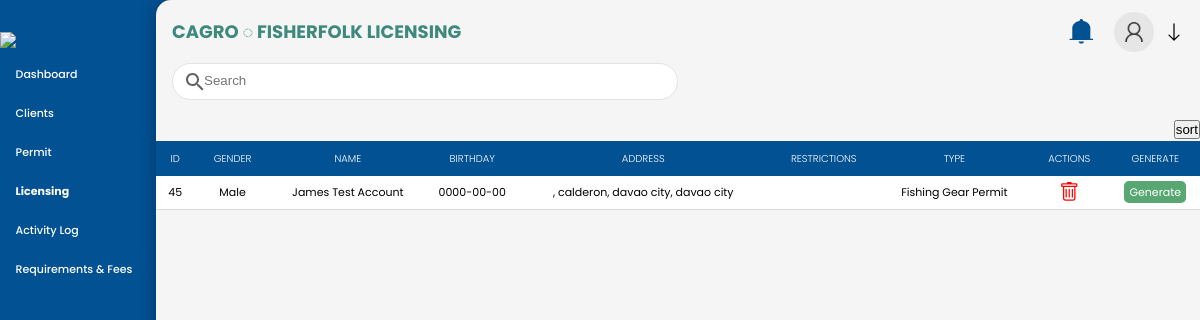
The page /admin/licensing.php (signed in) on the database its author committed.
### tables this page shows
CREATE TABLE `licensing` (
  `client_id` int(11) NOT NULL,
  `client_gender` varchar(255) DEFAULT NULL,
  `client_fname` varchar(255) DEFAULT NULL,
  `client_mname` varchar(255) DEFAULT NULL,
  `client_lname` varchar(255) DEFAULT NULL,
  `client_dob` date DEFAULT NULL,
  `client_prov` varchar(255) DEFAULT NULL,
  `client_municipal` varchar(255) DEFAULT NULL,
  `client_street` varchar(255) DEFAULT NULL,
  `client_brgy` varchar(255) DEFAULT NULL,
  `client_OR` varchar(255) DEFAULT NULL,
  `approval_type` varchar(255) DEFAULT NULL
);

### admin/licensing.php (the view, shortened to what this page needs)
<!DOCTYPE html>
<html lang="en">
<head>
    <link rel="stylesheet" type="text/css" href="../css/dash1.css">
    <link rel="stylesheet" type="text/css" href="../css/animation.css">
    <link rel="stylesheet" type="text/css" href="../css/modal_license.css">
    <link rel="stylesheet" type="text/css" href="../css/customs.css">
    <link rel="stylesheet" href="../css/bootstrap/icons/font/bootstrap-icons.css">
    <link rel="stylesheet" href="../includes/sweetalert2.min.css">
</head>
<body>
<?php
    include("../conn.php");
    $userEmail = $_SESSION["user"];
    $query = "";
    if ($_SESSION['usertype']== 'CAGRO - Administrator')
        {
        $query = "SELECT u_prof, u_fname AS fname, u_lname AS lname, u_role AS urole, u_email AS uemail
                  FROM users WHERE u_email = ?";
        }
        $stmt = $conn->prepare($query);
        $stmt->bind_param("s", $userEmail);
        $stmt->execute();
        $result = $stmt->get_result();
        if ($result->num_rows > 0) {
            $userData = $result->fetch_assoc();
        } else {
            echo "No user data found.";
            exit();
        }
        $sqlgg = "SELECT client_id, client_gender,client_fname, client_mname, client_lname, client_dob,client_prov, client_municipal, client_street, client_brgy, client_OR, approval_type FROM licensing";
        $result = $conn->query($sqlgg);
?>
    <div class = "container">
<div class="menu">
    <table class="menu-container" border="0">
        <tr>
            <td>
                <div style="padding-top:1rem;">
                    <img src="../img/plmslog.jpg" class="selector menu-logo">
                </div>
            </td>
        </tr>
        <tr class="menu-row">
            <td class="menu-btn ">
                <a href="index.php" class="non-style-link-menu non-style-link-menu-active">
                    <div><p class="menu-text">Dashboard</p></div>
                </a>
            </td>
        </tr>
        <tr class="menu-row">
            <td class="menu-btn">
                <div class="dropdown menu-text non-style-link-menu">
                    <p style="cursor:default;">Clients</p>
                </div>
            </td>
        </tr>
        <tr class="menu-row">
           <td class="menu-btn">
                <div class="dropdown menu-text non-style-link-menu">
                    <p style="cursor:default;">Permit</p>
                </div>
            </td>
        </tr>
        <tr class="menu-row menu-active">
           <td class="menu-btn">
                <a href="licensing.php" class="non-style-link-menu"><div><p class="menu-text">Licensing</p></div></a>
            </td>
        </tr>
        <tr class="menu-row ">
            <td class="menu-btn">
                <a href="Activity.php" class="non-style-link-menu"><div><p class="menu-text">Activity Log</p></div></a>
            </td>
        </tr>
        <tr class="menu-row">
            <td class="menu-btn">
                <a href="requirements.php" class="non-style-link-menu"><div><p class="menu-text">Requirements & Fees</p></div></a>
            </td>
        </tr>
    </table>
</div>
            <div class = "dash-body">
                <div class="dash-con">
                <table border="0" width="100%" style="border-spacing: 0; margin: 0; padding: 0;">
                        <tr>
                            <td>
                                <div class="style-inline" style="display: flex; justify-content: space-between">
                                    <div class="animx">
                                        <p style="color: #3E897B; font-weight: bold;" class="dhead">CAGRO ◌ FISHERFOLK LICENSING</p>
                                    </div>
                                    <div class="profile-menu">
                                        <div class="profile-menu-items">
                                            <img src="../img/icons/notif.svg" class="space img-notif selector">
                                        </div>
                                        <div class="profile-menu-items" onclick="toggleDropdown()">
                                            <?php
                                                if (!empty($userData['u_prof']))
                                                {
                                                    echo '<img class="sechead-prof-img selector" src="../uploads/' . htmlspecialchars($userData['u_prof']) . '" alt="Profile Image">';
                                                }
                                                else
                                                {
                                                    echo '<img src="../img/user.png" class="space img-profile selector">';
                                                }
                                            ?>
                                            <img src="../img/icons/arrow-down.svg" style="height:20px;width:20px; margin:auto;" class="space selector">
                                        </div>
                                    </div>
                                </div>
                            </td>
                        </tr>
                        <tr>
                            <td class="style-inline">
                                <input type="search" name="search" id="searchInput" class="input-text header-searchbar" placeholder="Search" onkeyup="searchTable()">
                            </td>
                        </tr>
                        <tr>
                            <td>
                               <center>
                               <div style="margin:auto; float: right" class="space-top">
                                    <button><a>sort</a></button>
                                </div>
                                <div class="abc">
                                    <table width="100%" class="sub-table scrolldown animy" cellspacing="0">
                                    <thead class="headert">
                                        <tr>
                                            <th class="table-headin">
                                                ID
                                            </th>
                                            <th class="table-headin">
                                                GENDER
                                            </th>
                                            <th class="table-headin">
                                                NAME
                                            </th>
                                            <th class="table-headin">
                                                BIRTHDAY
                                            </th>
                                            <th class="table-headin">
                                                ADDRESS
                                            </th>
                                            <th class="table-headin">
                                                RESTRICTIONS
                                            </th>
                                            <th class="table-headin">
                                                TYPE
                                            </th>
                                            <th class="table-headin">
                                               ACTIONS
                                            </th>
                                            <th class="table-headin">
                                                GENERATE
                                            </th>
                                        </tr>
                                    </thead>
                                    <tbody class="table-con" id="dataTable">
                                        <?php
                                            if ($result->num_rows > 0)
                                            {
                                                while($row = $result->fetch_assoc())
                                                {
                                                    $name = $row['client_fname'] . ' ' . $row['client_mname'] . ' ' . $row['client_lname'];
                                                    $location = $row['client_street'] . ', ' . $row['client_brgy']. ', ' .$row['client_municipal']. ', ' .$row['client_municipal'];
                                                    echo '<tr>';
                                                    echo '<td>' . htmlspecialchars($row['client_id']) . '</td>';
                                                    echo '<td>' . htmlspecialchars($row['client_gender']) . '</td>';
                                                    echo '<td>' . htmlspecialchars($name) . '</td>';
                                                    echo '<td>' . htmlspecialchars($row['client_dob']) . '</td>';
                                                    echo '<td>' . htmlspecialchars($location) . '</td>';
                                                    echo '<td>' . htmlspecialchars('') . '</td>';
                                                    echo '<td>' . htmlspecialchars($row['approval_type']) . '</td>';
                                                    echo '<td>
                                                        <div style="display:flex;justify-content: center;">
                                                            <i class="bi bi-trash delete-icon icon-size icon-delete"
                                                            style="cursor: pointer;"
                                                            onclick="confirmDelete(' . htmlspecialchars($row['client_id']) . ', \'licensing\')"></i>
                                                        </div>
                                                    </td>';
                                                    echo '<td>
                                                            <span class="gen-license-btn stats-complete" data-id="' . htmlspecialchars($row['client_id']) . '">Generate</span>
                                                        </td>';
                                                    echo '</tr>';
                                                }
                                            }
                                            else
                                            {
                                                echo '<tr><td colspan="9">No results found</td></tr>';
                                            }
                                            ?>
                                    </tbody>
                                    </table>
                                </div>
                               </center>
                            </td>
                        </tr>
                </table>
           </div>
        </div>
    </div>
</body>
</html>

### css/dash1.css (style rules this page uses)
:root { --blue: #2a2185; --white: #fff; --gray: #f5f5f5; --black1: #222; --black2: #999; --xblue: #025193; --xblue2: #0058A1; --tgray: #F5F5F5; --xgreen:#3E897B; --bgray: #DCDBD7; --sgreen: linear-gradient(to right, #25aae1, #40e495, #30dd8a, #2bb673); --stgreen: #58A773; --yellow: #F8BD00; --red: #E33629; --dropwhite: rgba(255,255, 255, 1); --dropgray: #EEEEEE; }
body { margin: 0; padding: 0; border-spacing: 0; font-family: 'Poppins',sans-serif; }
.container { display: flex; flex-wrap: wrap; height: 100vh; background-color: var(--xblue); }
.animx { animation: transitionIn-X 0.5s; }
.animy { animation: transitionIn-Y-over 0.5s; }
.menu { width: 13%; height: 100%; background: var(--xblue); overflow-x: hidden; }
.dash-body { width: 87%; height: 100%; background-color: var(--tgray); border-radius: 15px 0 0 15px; box-shadow: 0px 2px 18px 0px rgba(0,0,0,0.3); }
.menu-logo { width: 100%; }
.menu-container { width:100%; border-spacing: 0; }
.menu-row { position: relative; }
.dropdown { position: relative; display: inline-block; }
.menu-text { padding-left: 10%; font-weight: 500; font-size: 14px; }
.menu-row a, p { text-decoration: none; color: var(--white); }
.menu-active p { font-weight: bolder; }
.dhead { font-size: 23px; }
.icon-size { font-size: 20px; margin-inline:2px; font-weight: bold; }
.icon-delete { color:red; }
.profile-menu { position: relative; display: flex; cursor: pointer; }
.profile-menu-items { display: flex; margin: auto; }
.space { margin: 10px; }
.img-profile { border-radius:50%; height:50px; width:50px; }
.img-notif { height:30px; width:30px; }
.selector { user-drag: none; -webkit-user-drag: none; user-select: none; -moz-user-select: none; -webkit-user-select: none; -ms-user-select: none; }
.style-inline { padding-inline: 1rem; }
.dash-body .header-searchbar { width: 50%; border-radius: 50px; outline: none; border: 0.5px solid rgb(226, 226, 226); }
input[type=search] { background-image: url('../img/icons/search.svg'); background-position: 10px 50%; background-repeat: no-repeat; transition: 0.5s; padding: 15px 25px 15px 40px; }
.abc { width: 100%; height: 44.5rem; overflow: auto; }
.space-top { padding-top: 1rem; }
.sub-table { border-collapse: collapse; background-color: var(--white); }
.sub-table tbody tr { border-bottom: 1px solid var(--bgray); }
.sub-table thead th { color: var(--white); }
.table-headin { font-size: 12px; font-weight: 300; padding: 8.5px; background-color: var(--xblue); position: sticky; }
.table-con { text-align: center; }
.table-con td { font-size: 13px; padding: 0.2rem; }
.headert th { top: 0; position: sticky; }
.stats-complete { text-align:center; padding: 3px 5px; border-radius: 5px;cursor: default;border-style:none;background-color: var(--stgreen); color: white; }
@media only screen and (max-width: 1366px) { .menu { width: 13%; height: 100%; background: var(--xblue); overflow-x: hidden; } }
@media only screen and (max-width: 1366px) { .dash-body { width: 87%; height: 100%; background-color: var(--tgray); border-radius: 15px 0 0 15px; box-shadow: 0px 2px 18px 0px rgba(0,0,0,0.3); overflow-y: scroll; } }
@media only screen and (max-width: 1366px) { .img-profile { border-radius:50%; height:40px; width:40px; } }
@media only screen and (max-width: 1366px) { .img-notif { height:25px; width:25px; } }
@media only screen and (max-width: 1366px) { .dhead { font-size: 18px; } }
@media only screen and (max-width: 1366px) { input[type=search] { padding: 9px 21px 11px 31px; } }
@media only screen and (max-width: 1366px) { .table-headin { font-size: 10px; font-weight: 300; padding: 0.6rem; background-color: var(--xblue); } }
@media only screen and (max-width: 1366px) { .table-con td { padding: 0.1rem; font-size: 11px; } }
@media only screen and (max-width: 1366px) { .abc { width: 100%; height: 29rem; overflow: auto; } }
@media only screen and (max-width: 1366px) { .menu-container { margin-top: 0.9rem; } }
@media only screen and (max-width: 1366px) { .menu-text { font-size: 11px; } }

### css/modal_license.css (style rules this page uses)
:root { --blue: #2a2185; --white: #fff; --gray: #f5f5f5; --black1: #222; --black2: #999; --xblue: #025193; --xblue2: #0058A1; --tgray: #F5F5F5; --xgreen:#3E897B; --bgray: #DCDBD7; --sgreen: linear-gradient(to right, #25aae1, #40e495, #30dd8a, #2bb673); --stgreen: #58A773; --yellow: #F8BD00; --red: #E33629; }

### rows shown on the page
licensing: client_id "45", client_gender "Male", name "James Test Account", client_dob "0000-00-00", location ", calderon, davao city, davao city", approval_type "Fishing Gear Permit"
